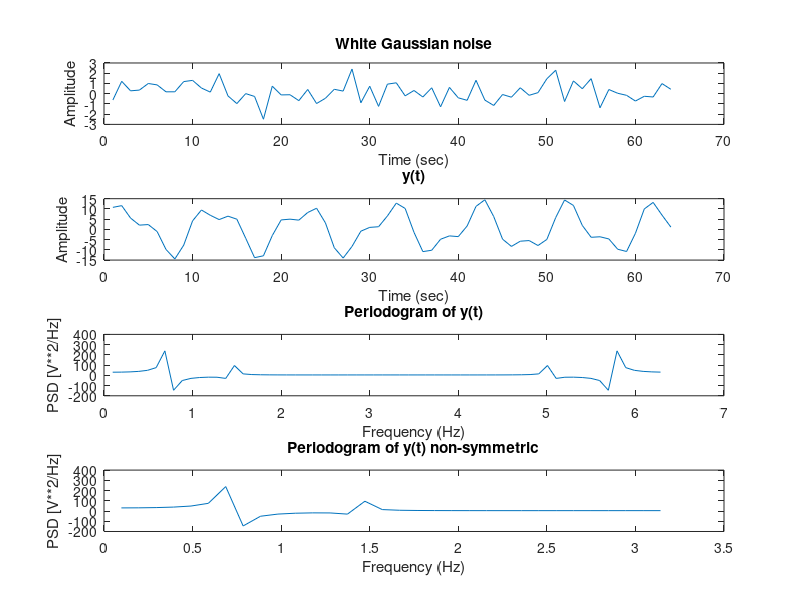
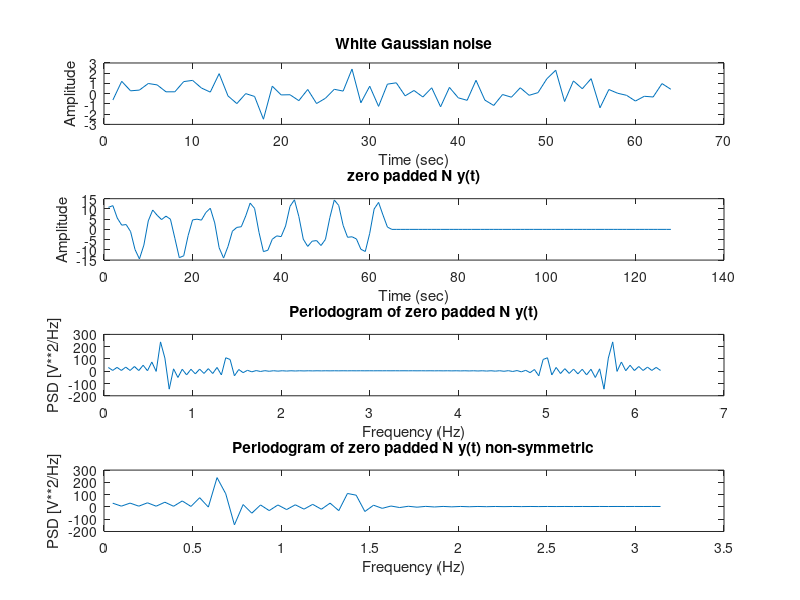
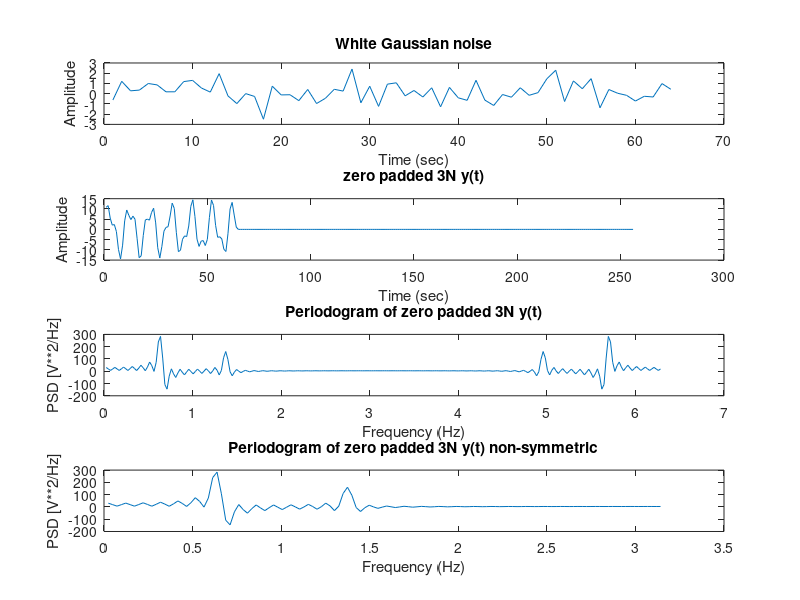
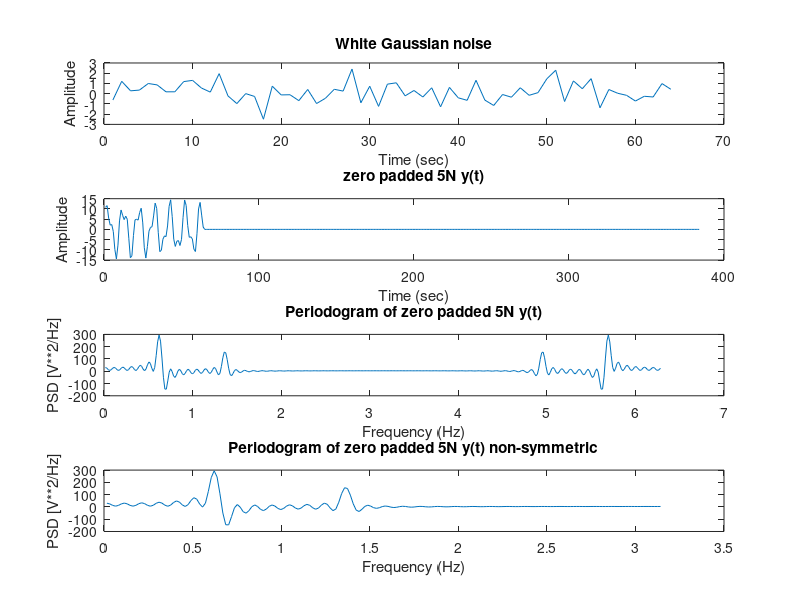

Recreate these plots in MATLAB, in order.
whitegaussiannoise = wgn(64,1,0);%generates an array 64x1 elements with 0 power (white gaussian noise with variance(power) 1 watt so 0 dB)
fprintf('Variance of the signal: %f\n', var(whitegaussiannoise))
%Sigma (standard deviation) uses the same formula as when calculating the RMS value 
%of a voltage or current with no dc content. Inspect the two formula and see. 
%Sigma squared is therefore a measure of power.
time = 1:64;%make times axis for 64 samples, one sample per second


%generate our custom signal
N = 64;% where t = 0....N-1 the samples from the time domain
t = (1:N);
y = 10*sin(0.2*pi*t) + 5*sin((0.2 + 1/N)*2*pi*t);

%calculate the periodogram of the signal by applying fourier transform
periodogram = real(fft(y));

%determine the frequency array
frequencyArray = 2*pi*t/N;


%DETERMINE ZERO PADDINGGG!!!!!!!!

%zero padding N
zero_paddedSignalN = [y zeros(1,N)];

%extend the time
zero_paddingTimeN = (1:2*N);

%calculate padded periodogram
zero_paddedPeriodogramN = real(fft(zero_paddedSignalN));

%determine frequencies
zero_paddingFrequencyArrayN = 2*pi*zero_paddingTimeN/(2*N);




%zero padding 3N
zero_paddedSignal3N = [y zeros(1,3*N)];

%extend the time
zero_paddingTime3N = (1:4*N);

%calculate padded periodogram
zero_paddedPeriodogram3N = real(fft(zero_paddedSignal3N));

%determine frequencies
zero_paddingFrequencyArray3N = 2*pi*zero_paddingTime3N/(4*N);




%zero padding 5N
zero_paddedSignal5N = [y zeros(1,5*N)];

%extend the time
zero_paddingTime5N = (1:6*N);

%calculate padded periodogram
zero_paddedPeriodogram5N = real(fft(zero_paddedSignal5N));

%determine frequencies
zero_paddingFrequencyArray5N = 2*pi*zero_paddingTime5N/(6*N);




%zero padding 7N
zero_paddedSignal7N = [y zeros(1,7*N)];

%extend the time
zero_paddingTime7N = (1:8*N);

%calculate padded periodogram
zero_paddedPeriodogram7N = real(fft(zero_paddedSignal7N));

%determine frequencies
zero_paddingFrequencyArray7N = 2*pi*zero_paddingTime7N/(8*N);



%plots
figure(1)
subplot(4,1,1)
plot(time,whitegaussiannoise)
xlabel('Time (sec)')
ylabel('Amplitude') 
title('White Gaussian noise')
subplot(4,1,2)
plot(time,y)
xlabel('Time (sec)')
ylabel('Amplitude') 
title('y(t)')
subplot(4,1,3)
plot(frequencyArray,periodogram);
ylim([-200,400]);  % static limits
xlabel('Frequency (Hz)')
ylabel('PSD [V**2/Hz]') % The power spectral density (PSD) of the signal describes the power present in 
%the signal as a function of frequency, per unit frequency
title('Periodogram of y(t)')
subplot(4,1,4)
plot(frequencyArray(1:32),periodogram(1:32))
ylim([-200,400]);  % static limits
xlabel('Frequency (Hz)')
ylabel('PSD [V**2/Hz]') 
title('Periodogram of y(t) non-symmetric')

%figure 2 in order to plot the padded signals
figure(2)
subplot(4,1,1)
plot(time,whitegaussiannoise)
xlabel('Time (sec)')
ylabel('Amplitude') 
title('White Gaussian noise')
subplot(4,1,2)
plot(zero_paddingTimeN,zero_paddedSignalN)
xlabel('Time (sec)')
ylabel('Amplitude') 
title('zero padded N y(t)')
subplot(4,1,3)
plot(zero_paddingFrequencyArrayN,zero_paddedPeriodogramN);
xlabel('Frequency (Hz)')
ylabel('PSD [V**2/Hz]') 
title('Periodogram of zero padded N y(t)')
subplot(4,1,4)
plot(zero_paddingFrequencyArrayN(1:N),zero_paddedPeriodogramN(1:N))
xlabel('Frequency (Hz)')
ylabel('PSD [V**2/Hz]') 
title('Periodogram of zero padded N y(t) non-symmetric')


%figure 2 in order to plot the padded signals
figure(3)
subplot(4,1,1)
plot(time,whitegaussiannoise)
xlabel('Time (sec)')
ylabel('Amplitude') 
title('White Gaussian noise')
subplot(4,1,2)
plot(zero_paddingTime3N,zero_paddedSignal3N)
xlabel('Time (sec)')
ylabel('Amplitude') 
title('zero padded 3N y(t)')
subplot(4,1,3)
plot(zero_paddingFrequencyArray3N,zero_paddedPeriodogram3N);
xlabel('Frequency (Hz)')
ylabel('PSD [V**2/Hz]') 
title('Periodogram of zero padded 3N y(t)')
subplot(4,1,4)
plot(zero_paddingFrequencyArray3N(1:(2*N)),zero_paddedPeriodogram3N(1:(2*N)))
xlabel('Frequency (Hz)')
ylabel('PSD [V**2/Hz]') 
title('Periodogram of zero padded 3N y(t) non-symmetric')


%figure 2 in order to plot the padded signals
figure(4)
subplot(4,1,1)
plot(time,whitegaussiannoise)
xlabel('Time (sec)')
ylabel('Amplitude') 
title('White Gaussian noise')
subplot(4,1,2)
plot(zero_paddingTime5N,zero_paddedSignal5N)
xlabel('Time (sec)')
ylabel('Amplitude') 
title('zero padded 5N y(t)')
subplot(4,1,3)
plot(zero_paddingFrequencyArray5N,zero_paddedPeriodogram5N);
xlabel('Frequency (Hz)')
ylabel('PSD [V**2/Hz]') 
title('Periodogram of zero padded 5N y(t)')
subplot(4,1,4)
plot(zero_paddingFrequencyArray5N(1:(3*N)),zero_paddedPeriodogram5N(1:(3*N)))
xlabel('Frequency (Hz)')
ylabel('PSD [V**2/Hz]') 
title('Periodogram of zero padded 5N y(t) non-symmetric')


%figure 2 in order to plot the padded signals
figure(5)
subplot(4,1,1)
plot(time,whitegaussiannoise)
xlabel('Time (sec)')
ylabel('Amplitude') 
title('White Gaussian noise')
subplot(4,1,2)
plot(zero_paddingTime7N,zero_paddedSignal7N)
xlabel('Time (sec)')
ylabel('Amplitude') 
title('zero padded 7N y(t)')
subplot(4,1,3)
plot(zero_paddingFrequencyArray7N,zero_paddedPeriodogram7N);
xlabel('Frequency (Hz)')
ylabel('PSD [V**2/Hz]') 
title('Periodogram of zero padded 7N y(t)')
subplot(4,1,4)
plot(zero_paddingFrequencyArray7N(1:(4*N)),zero_paddedPeriodogram7N(1:(4*N)))
xlabel('Frequency (Hz)')
ylabel('PSD [V**2/Hz]') 
title('Periodogram of zero padded 7N y(t) non-symmetric')
               
               
                            
                            